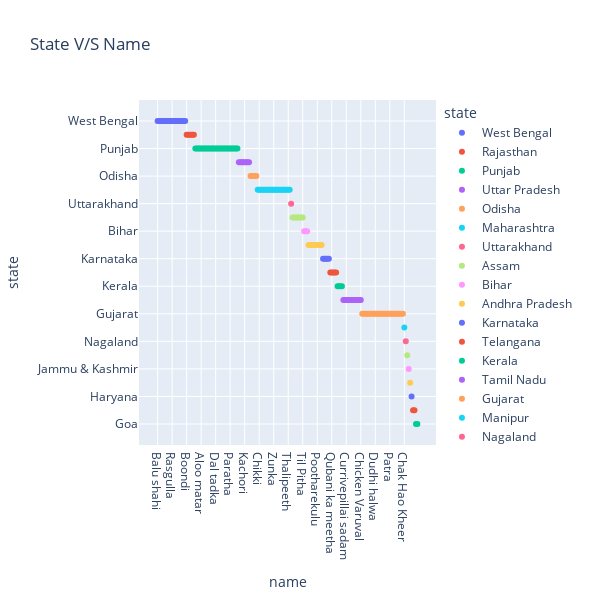

Source (notebook cell):
### Code cell
fig = px.scatter(df, x="name", y="state" ,color='state',title="State V/S Name",
    width=600,
    height=600)
fig.show()

### Figure 1 — Plotly figure (JSON) as saved in the notebook; plotly's stock layout.template omitted (floating-point values rounded to 4 significant figures)
{"data": [{"hovertemplate": "state=%{y}<br>name=%{x}<extra></extra>", "legendgroup": "West Bengal", "marker": {"color": "#636efa", "symbol": "circle"}, "mode": "markers", "name": "West Bengal", "orientation": "v", "showlegend": true, "type": "scatter", "x": ["Balu shahi", "Gulab jamun", "Imarti", "Kalakand", "Cham cham", "Ledikeni", "Mihidana", "Misti doi", "Pantua", "Ras malai", "Rasgulla", "Sandesh", "Adhirasam", "Chicken razala", "Daal puri", "Chingri malai curry", "Goja", "Mishti Chholar Dal", "Prawn malai curry", "Shukto"], "xaxis": "x", "y": ["West Bengal", "West Bengal", "West Bengal", "West Bengal", "West Bengal", "West Bengal", "West Bengal", "West Bengal", "West Bengal", "West Bengal", "West Bengal", "West Bengal", "West Bengal", "West Bengal", "West Bengal", "West Bengal", "West Bengal", "West Bengal", "West Bengal", "West Bengal"], "yaxis": "y"}, {"hovertemplate": "state=%{y}<br>name=%{x}<extra></extra>", "legendgroup": "Rajasthan", "marker": {"color": "#EF553B", "symbol": "circle"}, "mode": "markers", "name": "Rajasthan", "orientation": "v", "showlegend": true, "type": "scatter", "x": ["Boondi", "Ghevar", "Daal baati churma", "Pattor", "Gatta curry", "Churma Ladoo"], "xaxis": "x", "y": ["Rajasthan", "Rajasthan", "Rajasthan", "Rajasthan", "Rajasthan", "Rajasthan"], "yaxis": "y"}, {"hovertemplate": "state=%{y}<br>name=%{x}<extra></extra>", "legendgroup": "Punjab", "marker": {"color": "#00cc96", "symbol": "circle"}, "mode": "markers", "name": "Punjab", "orientation": "v", "showlegend": true, "type": "scatter", "x": ["Gajar ka halwa", "Lassi", "Aloo gobi", "Aloo tikki", "Aloo matar", "Aloo methi", "Aloo shimla mirch", "Bhatura", "Bhindi masala", "Chana masala", "Chicken Tikka masala", "Chicken Tikka", "Chole bhature", "Dal makhani ", "Dal tadka", "Kadai paneer", "Karela bharta", "Makki di roti sarson da saag", "Misi roti", "Mushroom do pyaza", "Mushroom matar", "Palak paneer", "Paneer butter masala", "Paneer tikka masala", "Paratha", "Pindi chana", "Shahi paneer", "Vegetable jalfrezi", "Tandoori Chicken", "Tandoori Fish Tikka"], "xaxis": "x", "y": ["Punjab", "Punjab", "Punjab", "Punjab", "Punjab", "Punjab", "Punjab", "Punjab", "Punjab", "Punjab", "Punjab", "Punjab", "Punjab", "Punjab", "Punjab", "Punjab", "Punjab", "Punjab", "Punjab", "Punjab", "Punjab", "Punjab", "Punjab", "Punjab", "Punjab", "Punjab", "Punjab", "Punjab", "Punjab", "Punjab"], "yaxis": "y"}, {"hovertemplate": "state=%{y}<br>name=%{x}<extra></extra>", "legendgroup": "Uttar Pradesh", "marker": {"color": "#ab63fa", "symbol": "circle"}, "mode": "markers", "name": "Uttar Pradesh", "orientation": "v", "showlegend": true, "type": "scatter", "x": ["Jalebi", "Petha", "Rabri", "Sohan halwa", "Kachori", "Kofta", "Lauki ke kofte", "Navrattan korma"], "xaxis": "x", "y": ["Uttar Pradesh", "Uttar Pradesh", "Uttar Pradesh", "Uttar Pradesh", "Uttar Pradesh", "Uttar Pradesh", "Uttar Pradesh", "Uttar Pradesh"], "yaxis": "y"}, {"hovertemplate": "state=%{y}<br>name=%{x}<extra></extra>", "legendgroup": "Odisha", "marker": {"color": "#FFA15A", "symbol": "circle"}, "mode": "markers", "name": "Odisha", "orientation": "v", "showlegend": true, "type": "scatter", "x": ["Phirni", "Chhena jalebi", "Chhena poda", "Kheer sagar", "Rasabali"], "xaxis": "x", "y": ["Odisha", "Odisha", "Odisha", "Odisha", "Odisha"], "yaxis": "y"}, {"hovertemplate": "state=%{y}<br>name=%{x}<extra></extra>", "legendgroup": "Maharashtra", "marker": {"color": "#19d3f3", "symbol": "circle"}, "mode": "markers", "name": "Maharashtra", "orientation": "v", "showlegend": true, "type": "scatter", "x": ["Sheera", "Chikki", "Anarsa", "Dhondas", "Mahim halwa", "Modak", "Shankarpali", "Shrikhand", "Sutar feni", "Poha", "Amti", "Zunka", "Coconut vadi", "Chakali", "Kombdi vade", "Koshimbir", "Pav Bhaji", "Puri Bhaji", "Sabudana Khichadi", "Sukhdi", "Surnoli", "Thalipeeth", "Veg Kolhapuri"], "xaxis": "x", "y": ["Maharashtra", "Maharashtra", "Maharashtra", "Maharashtra", "Maharashtra", "Maharashtra", "Maharashtra", "Maharashtra", "Maharashtra", "Maharashtra", "Maharashtra", "Maharashtra", "Maharashtra", "Maharashtra", "Maharashtra", "Maharashtra", "Maharashtra", "Maharashtra", "Maharashtra", "Maharashtra", "Maharashtra", "Maharashtra", "Maharashtra"], "yaxis": "y"}, {"hovertemplate": "state=%{y}<br>name=%{x}<extra></extra>", "legendgroup": "Uttarakhand", "marker": {"color": "#FF6692", "symbol": "circle"}, "mode": "markers", "name": "Uttarakhand", "orientation": "v", "showlegend": true, "type": "scatter", "x": ["Singori"], "xaxis": "x", "y": ["Uttarakhand"], "yaxis": "y"}, {"hovertemplate": "state=%{y}<br>name=%{x}<extra></extra>", "legendgroup": "Assam", "marker": {"color": "#B6E880", "symbol": "circle"}, "mode": "markers", "name": "Assam", "orientation": "v", "showlegend": true, "type": "scatter", "x": ["Lyangcha", "Pithe", "Maach Jhol", "Gheela Pitha", "Alu Pitika", "Masor tenga", "Haq Maas", "Til Pitha"], "xaxis": "x", "y": ["Assam", "Assam", "Assam", "Assam", "Assam", "Assam", "Assam", "Assam"], "yaxis": "y"}, {"hovertemplate": "state=%{y}<br>name=%{x}<extra></extra>", "legendgroup": "Bihar", "marker": {"color": "#FF97FF", "symbol": "circle"}, "mode": "markers", "name": "Bihar", "orientation": "v", "showlegend": true, "type": "scatter", "x": ["Malapua", "Litti chokha", "Sattu ki roti"], "xaxis": "x", "y": ["Bihar", "Bihar", "Bihar"], "yaxis": "y"}, {"hovertemplate": "state=%{y}<br>name=%{x}<extra></extra>", "legendgroup": "Andhra Pradesh", "marker": {"color": "#FECB52", "symbol": "circle"}, "mode": "markers", "name": "Andhra Pradesh", "orientation": "v", "showlegend": true, "type": "scatter", "x": ["Ariselu", "Bandar laddu", "Gavvalu", "Kakinada khaja", "Palathalikalu", "Poornalu", "Pootharekulu", "Kajjikaya", "Attu", "Pesarattu"], "xaxis": "x", "y": ["Andhra Pradesh", "Andhra Pradesh", "Andhra Pradesh", "Andhra Pradesh", "Andhra Pradesh", "Andhra Pradesh", "Andhra Pradesh", "Andhra Pradesh", "Andhra Pradesh", "Andhra Pradesh"], "yaxis": "y"}, {"hovertemplate": "state=%{y}<br>name=%{x}<extra></extra>", "legendgroup": "Karnataka", "marker": {"color": "#636efa", "symbol": "circle"}, "mode": "markers", "name": "Karnataka", "orientation": "v", "showlegend": true, "type": "scatter", "x": ["Dharwad pedha", "Mysore pak", "Obbattu holige", "Bisi bele bath", "Koshambri"], "xaxis": "x", "y": ["Karnataka", "Karnataka", "Karnataka", "Karnataka", "Karnataka"], "yaxis": "y"}, {"hovertemplate": "state=%{y}<br>name=%{x}<extra></extra>", "legendgroup": "Telangana", "marker": {"color": "#EF553B", "symbol": "circle"}, "mode": "markers", "name": "Telangana", "orientation": "v", "showlegend": true, "type": "scatter", "x": ["Double ka meetha", "Qubani ka meetha", "Sheer korma", "Biryani", "Shahi tukra"], "xaxis": "x", "y": ["Telangana", "Telangana", "Telangana", "Telangana", "Telangana"], "yaxis": "y"}, {"hovertemplate": "state=%{y}<br>name=%{x}<extra></extra>", "legendgroup": "Kerala", "marker": {"color": "#00cc96", "symbol": "circle"}, "mode": "markers", "name": "Kerala", "orientation": "v", "showlegend": true, "type": "scatter", "x": ["Kuzhi paniyaram", "Avial", "Beef Fry", "Papadum"], "xaxis": "x", "y": ["Kerala", "Kerala", "Kerala", "Kerala"], "yaxis": "y"}, {"hovertemplate": "state=%{y}<br>name=%{x}<extra></extra>", "legendgroup": "Tamil Nadu", "marker": {"color": "#ab63fa", "symbol": "circle"}, "mode": "markers", "name": "Tamil Nadu", "orientation": "v", "showlegend": true, "type": "scatter", "x": ["Pongal", "Unni Appam", "Currivepillai sadam ", "Idiappam", "Keerai kootu", "Keerai sadam", "Keerai poriyal", "Kootu", "Kos kootu", "Kothamali sadam", "Kuzhakkattai", "Kuzhambu", "Chicken Varuval"], "xaxis": "x", "y": ["Tamil Nadu", "Tamil Nadu", "Tamil Nadu", "Tamil Nadu", "Tamil Nadu", "Tamil Nadu", "Tamil Nadu", "Tamil Nadu", "Tamil Nadu", "Tamil Nadu", "Tamil Nadu", "Tamil Nadu", "Tamil Nadu"], "yaxis": "y"}, {"hovertemplate": "state=%{y}<br>name=%{x}<extra></extra>", "legendgroup": "Gujarat", "marker": {"color": "#FFA15A", "symbol": "circle"}, "mode": "markers", "name": "Gujarat", "orientation": "v", "showlegend": true, "type": "scatter", "x": ["Basundi", "Doodhpak", "Saath", "Bajri no rotlo", "Chevdo", "Chorafali", "Daal Dhokli", "Kutchi dabeli", "Dhokla", "Dudhi halwa", "Gud papdi", "Handwo", "Jeera Aloo", "Keri no ras", "Khakhra", "Khandvi", "Methi na Gota", "Mohanthal", "Muthiya", "Patra", "Sev khamani", "Sev tameta", "Namakpara", "Undhiyu", "Lilva Kachori", "Khichu", "Thepla", "Khaman", "Turiya Patra Vatana sabji"], "xaxis": "x", "y": ["Gujarat", "Gujarat", "Gujarat", "Gujarat", "Gujarat", "Gujarat", "Gujarat", "Gujarat", "Gujarat", "Gujarat", "Gujarat", "Gujarat", "Gujarat", "Gujarat", "Gujarat", "Gujarat", "Gujarat", "Gujarat", "Gujarat", "Gujarat", "Gujarat", "Gujarat", "Gujarat", "Gujarat", "Gujarat", "Gujarat", "Gujarat", "Gujarat", "Gujarat"], "yaxis": "y"}, {"hovertemplate": "state=%{y}<br>name=%{x}<extra></extra>", "legendgroup": "Manipur", "marker": {"color": "#19d3f3", "symbol": "circle"}, "mode": "markers", "name": "Manipur", "orientation": "v", "showlegend": true, "type": "scatter", "x": ["Chak Hao Kheer"], "xaxis": "x", "y": ["Manipur"], "yaxis": "y"}, {"hovertemplate": "state=%{y}<br>name=%{x}<extra></extra>", "legendgroup": "Nagaland", "marker": {"color": "#FF6692", "symbol": "circle"}, "mode": "markers", "name": "Nagaland", "orientation": "v", "showlegend": true, "type": "scatter", "x": ["Galho"], "xaxis": "x", "y": ["Nagaland"], "yaxis": "y"}, {"hovertemplate": "state=%{y}<br>name=%{x}<extra></extra>", "legendgroup": "NCT of Delhi", "marker": {"color": "#B6E880", "symbol": "circle"}, "mode": "markers", "name": "NCT of Delhi", "orientation": "v", "showlegend": true, "type": "scatter", "x": ["Butter chicken"], "xaxis": "x", "y": ["NCT of Delhi"], "yaxis": "y"}, {"hovertemplate": "state=%{y}<br>name=%{x}<extra></extra>", "legendgroup": "Jammu & Kashmir", "marker": {"color": "#FF97FF", "symbol": "circle"}, "mode": "markers", "name": "Jammu & Kashmir", "orientation": "v", "showlegend": true, "type": "scatter", "x": ["Dum aloo"], "xaxis": "x", "y": ["Jammu & Kashmir"], "yaxis": "y"}, {"hovertemplate": "state=%{y}<br>name=%{x}<extra></extra>", "legendgroup": "Chhattisgarh", "marker": {"color": "#FECB52", "symbol": "circle"}, "mode": "markers", "name": "Chhattisgarh", "orientation": "v", "showlegend": true, "type": "scatter", "x": ["Fara"], "xaxis": "x", "y": ["Chhattisgarh"], "yaxis": "y"}, {"hovertemplate": "state=%{y}<br>name=%{x}<extra></extra>", "legendgroup": "Haryana", "marker": {"color": "#636efa", "symbol": "circle"}, "mode": "markers", "name": "Haryana", "orientation": "v", "showlegend": true, "type": "scatter", "x": ["Kadhi pakoda"], "xaxis": "x", "y": ["Haryana"], "yaxis": "y"}, {"hovertemplate": "state=%{y}<br>name=%{x}<extra></extra>", "legendgroup": "Madhya Pradesh", "marker": {"color": "#EF553B", "symbol": "circle"}, "mode": "markers", "name": "Madhya Pradesh", "orientation": "v", "showlegend": true, "type": "scatter", "x": ["Laapsi", "Mawa Bati"], "xaxis": "x", "y": ["Madhya Pradesh", "Madhya Pradesh"], "yaxis": "y"}, {"hovertemplate": "state=%{y}<br>name=%{x}<extra></extra>", "legendgroup": "Goa", "marker": {"color": "#00cc96", "symbol": "circle"}, "mode": "markers", "name": "Goa", "orientation": "v", "showlegend": true, "type": "scatter", "x": ["Vindaloo", "Bebinca"], "xaxis": "x", "y": ["Goa", "Goa"], "yaxis": "y"}], "layout": {"height": 600, "legend": {"title": {"text": "state"}, "tracegroupgap": 0}, "title": {"text": "State V/S Name"}, "width": 600, "xaxis": {"anchor": "y", "domain": [0, 1], "title": {"text": "name"}}, "yaxis": {"anchor": "x", "categoryarray": ["Goa", "Madhya Pradesh", "Haryana", "Chhattisgarh", "Jammu & Kashmir", "NCT of Delhi", "Nagaland", "Manipur", "Gujarat", "Tamil Nadu", "Kerala", "Telangana", "Karnataka", "Andhra Pradesh", "Bihar", "Assam", "Uttarakhand", "Maharashtra", "Odisha", "Uttar Pradesh", "Punjab", "Rajasthan", "West Bengal"], "categoryorder": "array", "domain": [0, 1], "title": {"text": "state"}}}}
